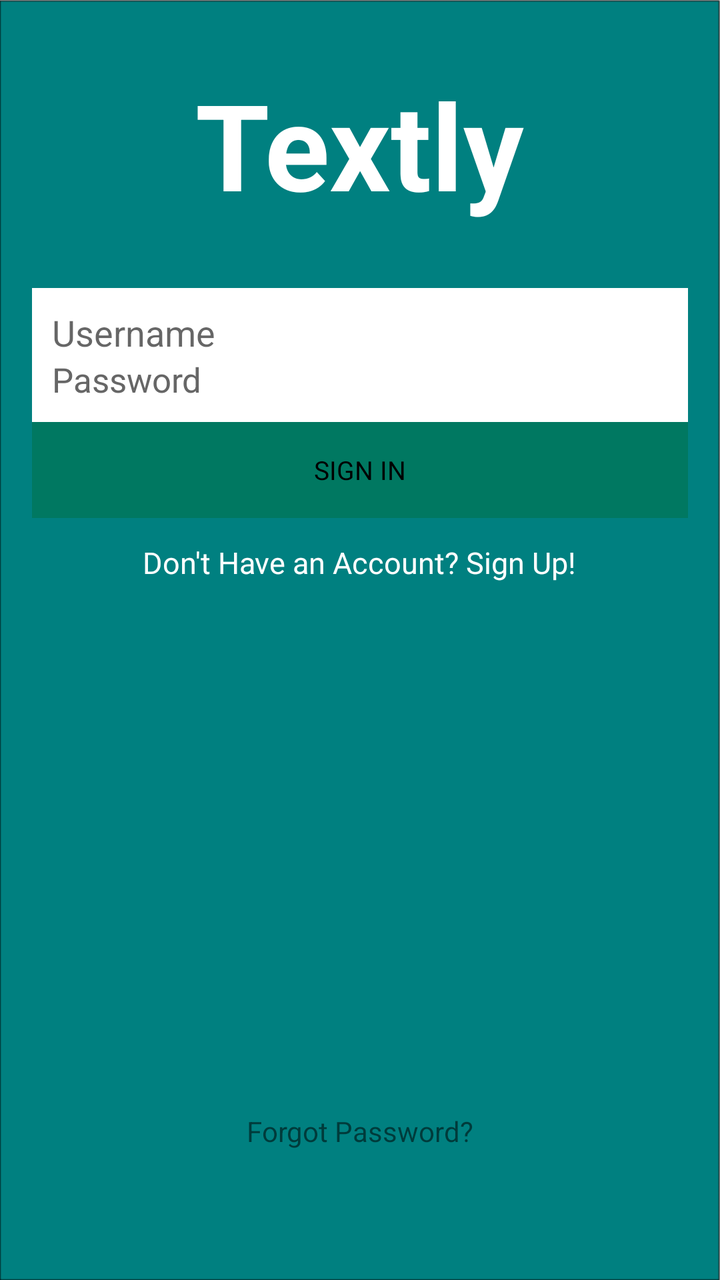
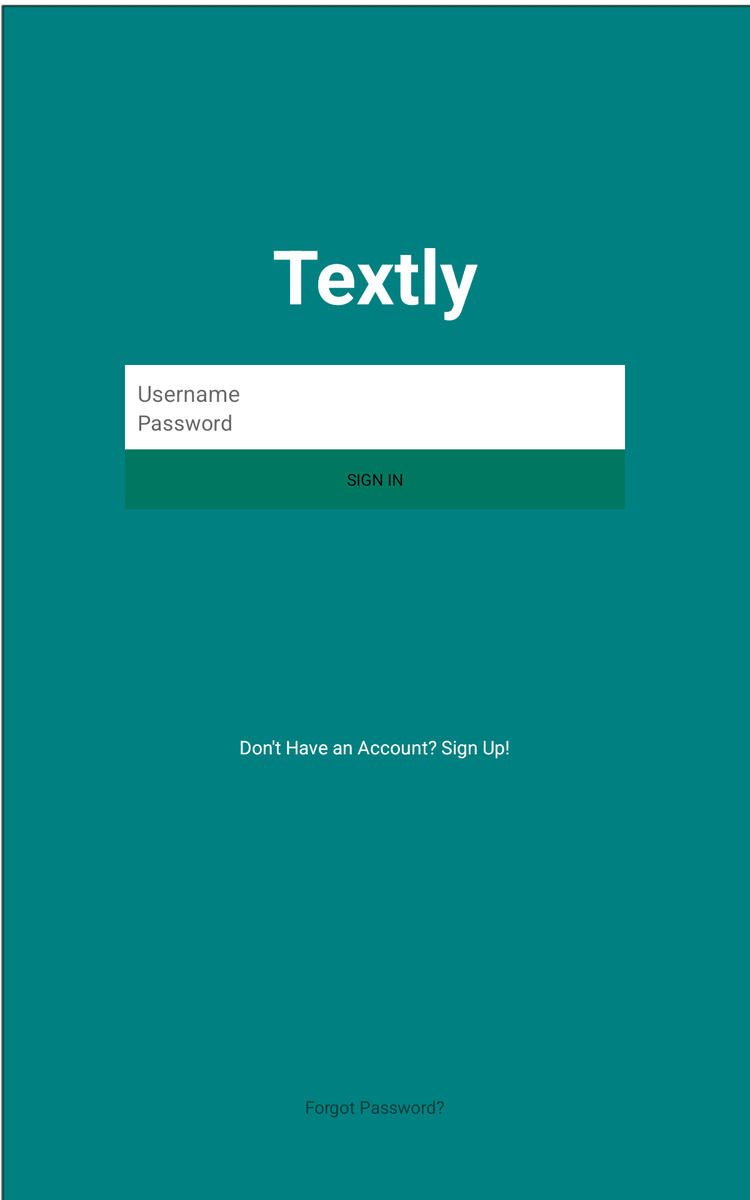

First picture: res/layout/ on a phone held upright. Second picture: the repository's own variant of that layout, on a device whose configuration matches the variant's folder. Source for both follows.
<!-- AndroidManifest.xml: activity theme AppTheme.NoActionBar -->
<!-- res/layout/activity_login.xml -->
<?xml version="1.0" encoding="utf-8"?>
<RelativeLayout xmlns:android="http://schemas.android.com/apk/res/android"
    android:layout_width="match_parent"
    android:layout_height="match_parent"
    android:orientation="vertical">

    <ImageView
        android:id="@+id/backgroundImage"

        style="@style/AuthBackgroundImage" />


    <Button
        android:id="@+id/loginButton"
        android:text="@string/login_button_label"
        style="@style/AuthButton" />


    <TextView
        android:id="@+id/signUpText"
        android:layout_width="wrap_content"
        android:layout_height="wrap_content"
        android:layout_below="@+id/loginButton"
        android:layout_centerHorizontal="true"
        android:layout_marginTop="12dp"
        android:text="@string/sign_up_text"
        android:textColor="@android:color/white"
        android:textSize="15sp" />


    <TextView
        android:id="@+id/forgotPassword"
        android:layout_width="wrap_content"
        android:layout_height="wrap_content"
        android:layout_alignParentBottom="true"
        android:layout_centerHorizontal="true"
        android:layout_gravity="center_horizontal"
        android:layout_marginBottom="65dp"
        android:text="Forgot Password?" />

    <TextView
        android:id="@+id/title"
        style="@style/AuthTitle" />

    <LinearLayout
        android:id="@+id/editTextLayout"
        style="@style/AuthFieldContainer">


        <EditText
            android:id="@+id/usernameField"
            style="@style/AuthEditText"
            android:hint="@string/prompt_username" />


        <EditText
            android:id="@+id/passwordField"
            style="@style/AuthEditText"
            android:ems="10"
            android:hint="Password"
            android:inputType="textPassword"
            android:textColorHint="@color/light_gray"
            android:textSize="17sp" />

    </LinearLayout>


</RelativeLayout>
<!-- resources referenced by this layout -->
<resources>
  <color name="light_gray">#666666</color>
  <string name="login_button_label">SIGN IN</string>
  <string name="prompt_username">Username</string>
  <string name="sign_up_text">Don\'t Have an Account? Sign Up!</string>
  <!-- from res/values-v17/ -->
  <style name="AuthBackgroundImage">
                  <item name="android:layout_width">match_parent</item>
                  <item name="android:layout_height">match_parent</item>
                  <item name="android:layout_alignParentLeft">true</item>
                  <item name="android:layout_alignParentStart">true</item>
                  <item name="android:src">@drawable/background</item>
                  <item name="android:layout_alignParentTop">true</item>
                  <item name="android:scaleType">fitXY</item>
          </style>
  <style name="AuthButton">
          <item name="android:layout_width">match_parent</item>
          <item name="android:layout_height">wrap_content</item>
          <item name="android:layout_alignParentLeft">true</item>
          <item name="android:layout_alignParentStart" tools:targetApi="jelly_bean_mr1">true</item>
          <item name="android:layout_below">@+id/editTextLayout</item>
          <item name="android:layout_marginLeft">@dimen/activity_horizontal_margin</item>
          <item name="android:layout_marginRight">@dimen/activity_horizontal_margin</item>
          <item name="android:background">@drawable/button_custom</item>
          <item name="android:textColor">@android:color/background_dark</item>
          <item name="android:textSize">13sp</item>
      </style>
  <style name="AuthEditText">
          <item name="android:layout_width">match_parent</item>
          <item name="android:layout_height">wrap_content</item>
          <item name="android:layout_alignParentLeft">true</item>
          <item name="android:layout_alignParentStart" tools:targetApi="jelly_bean_mr1">true</item>
          <item name="android:layout_alignParentTop">true</item>
      </style>
  <style name="AuthTitle">
          <item name="android:layout_width">wrap_content</item>
          <item name="android:layout_height">wrap_content</item>
          <item name="android:layout_centerHorizontal">true</item>
          <item name="android:text">@string/app_name</item>
          <item name="android:layout_marginTop">32dp</item>
          <item name="android:textColor">@android:color/white</item>
          <item name="android:textSize">60sp</item>
          <item name="android:textStyle">bold</item>
      </style>
  <style name="AppTheme.NoActionBar">
          <item name="windowActionBar">false</item>
          <item name="windowNoTitle">true</item>
      </style>
  <dimen name="activity_horizontal_margin">16dp</dimen>
  <!-- drawable button_custom (drawable) -->
  <?xml version="1.0" encoding="utf-8"?>
  <selector xmlns:android="http://schemas.android.com/apk/res/android">
      <item android:drawable="@color/pressed_blue_button"
          android:state_pressed="true" />
      <item android:drawable="@color/focused_blue_button"
          android:state_focused="true" />
      <item android:drawable="@color/light_blue_button" />
  </selector>
  <dimen name="login_vertical_margin">32dp</dimen>
  <dimen name="login_vertical_padding">10dp</dimen>
  <dimen name="login_horizontal_padding">10dp</dimen>
  <string name="app_name">Textly</string>
  <color name="pressed_blue_button">#00789d</color>
  <color name="focused_blue_button">#00789d</color>
  <color name="light_blue_button">#007861</color>
</resources>
<!-- res/layout-large/activity_login.xml (the repository's variant of the layout above) -->
<!-- drawn on a 7-inch tablet held upright -->
<?xml version="1.0" encoding="utf-8"?>
<RelativeLayout xmlns:android="http://schemas.android.com/apk/res/android"
    android:layout_width="match_parent"
    android:layout_height="match_parent"
    android:orientation="vertical">

    <ImageView
        android:id="@+id/backgroundImage"

        style="@style/AuthBackgroundImage" />


    <Button
        android:id="@+id/loginButton"
        android:text="SIGN IN"
        style="@style/AuthButtonLarge" />


    <TextView
        android:id="@+id/signUpText"
        android:layout_width="wrap_content"
        android:layout_height="wrap_content"
        android:layout_below="@+id/loginButton"
        android:layout_centerHorizontal="true"
        android:layout_marginTop="180dp"
        android:text="@string/sign_up_text"
        android:textColor="@android:color/white"
        android:textSize="15sp" />


    <TextView
        android:id="@+id/forgotPassword"
        android:layout_width="wrap_content"
        android:layout_height="wrap_content"
        android:layout_alignParentBottom="true"
        android:layout_centerHorizontal="true"
        android:layout_gravity="center_horizontal"
        android:layout_marginBottom="65dp"
        android:text="Forgot Password?" />

    <TextView
        android:id="@+id/title"
        style="@style/AuthTitle"
        android:layout_marginTop="180dp"/>

    <LinearLayout
        android:id="@+id/editTextLayout"
        style="@style/AuthFieldContainer"
        android:layout_width="400dp"

        android:layout_centerHorizontal="true">


        <EditText
            android:id="@+id/usernameField"
            style="@style/AuthEditText"
            android:hint="@string/prompt_username" />


        <EditText
            android:id="@+id/passwordField"
            style="@style/AuthEditText"
            android:ems="10"
            android:hint="Password"
            android:inputType="textPassword"
            android:textColorHint="@color/light_gray"
            android:textSize="17sp" />

    </LinearLayout>


</RelativeLayout>
<!-- resources referenced by the variant -->
<!-- as a 7-inch tablet held upright resolves them -->
<resources>
  <color name="light_gray">#666666</color>
  <string name="prompt_username">Username</string>
  <string name="sign_up_text">Don\'t Have an Account? Sign Up!</string>
  <!-- from res/values-v17/ -->
  <style name="AuthBackgroundImage">
                  <item name="android:layout_width">match_parent</item>
                  <item name="android:layout_height">match_parent</item>
                  <item name="android:layout_alignParentLeft">true</item>
                  <item name="android:layout_alignParentStart">true</item>
                  <item name="android:src">@drawable/background</item>
                  <item name="android:layout_alignParentTop">true</item>
                  <item name="android:scaleType">fitXY</item>
          </style>
  <style name="AuthButtonLarge">
          <item name="android:layout_width">match_parent</item>
          <item name="android:layout_height">wrap_content</item>
          <item name="android:layout_below">@id/editTextLayout</item>
          <item name="android:background">@drawable/button_custom</item>
          <item name="android:textColor">@android:color/background_dark</item>
          <item name="android:textSize">13sp</item>
          <item name="android:layout_alignRight">@+id/editTextLayout</item>
          <item name="android:layout_alignEnd" tools:targetApi="jelly_bean_mr1">@+id/editTextLayout</item>
          <item name="android:layout_alignLeft">@+id/editTextLayout</item>
          <item name="android:layout_alignStart" tools:targetApi="jelly_bean_mr1">@+id/editTextLayout</item>
      </style>
  <style name="AuthEditText">
          <item name="android:layout_width">match_parent</item>
          <item name="android:layout_height">wrap_content</item>
          <item name="android:layout_alignParentLeft">true</item>
          <item name="android:layout_alignParentStart" tools:targetApi="jelly_bean_mr1">true</item>
          <item name="android:layout_alignParentTop">true</item>
      </style>
  <style name="AuthTitle">
          <item name="android:layout_width">wrap_content</item>
          <item name="android:layout_height">wrap_content</item>
          <item name="android:layout_centerHorizontal">true</item>
          <item name="android:text">@string/app_name</item>
          <item name="android:layout_marginTop">32dp</item>
          <item name="android:textColor">@android:color/white</item>
          <item name="android:textSize">60sp</item>
          <item name="android:textStyle">bold</item>
      </style>
  <style name="AppTheme.NoActionBar">
          <item name="windowActionBar">false</item>
          <item name="windowNoTitle">true</item>
      </style>
  <!-- drawable button_custom (drawable) -->
  <?xml version="1.0" encoding="utf-8"?>
  <selector xmlns:android="http://schemas.android.com/apk/res/android">
      <item android:drawable="@color/pressed_blue_button"
          android:state_pressed="true" />
      <item android:drawable="@color/focused_blue_button"
          android:state_focused="true" />
      <item android:drawable="@color/light_blue_button" />
  </selector>
  <dimen name="activity_horizontal_margin">16dp</dimen>
  <dimen name="login_vertical_margin">32dp</dimen>
  <dimen name="login_vertical_padding">10dp</dimen>
  <dimen name="login_horizontal_padding">10dp</dimen>
  <string name="app_name">Textly</string>
  <color name="pressed_blue_button">#00789d</color>
  <color name="focused_blue_button">#00789d</color>
  <color name="light_blue_button">#007861</color>
</resources>
